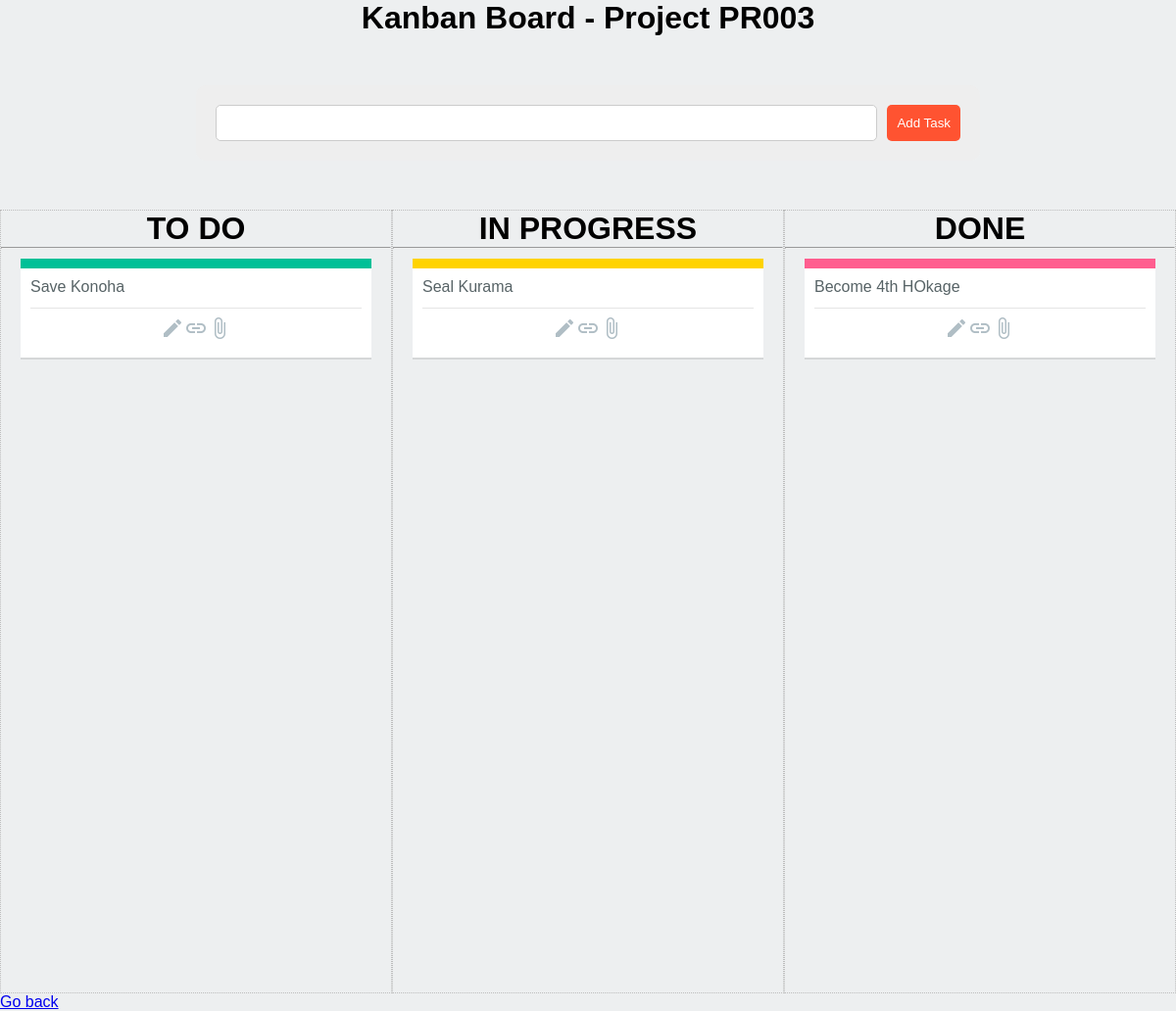
The app's page /kanban/PR003 with its own data.
### app.py (models this page shows)
class Task(db.Model):
    id = db.Column(db.Integer, primary_key=True)
    title = db.Column(db.String(200), nullable=False)
    status = db.Column(db.String(20), nullable=False)
    date_created = db.Column(db.DateTime, default=datetime.utcnow)
    project_number = db.Column(db.String(50), db.ForeignKey(
        'new_project.project_number'), nullable=False)

### app.py (the view)
@app.route('/kanban/<project_number>', methods=['GET', 'POST'])
def kanban(project_number):
    tasks = Task.query.filter_by(project_number=project_number).all()
    return render_template('test_kanban.html', tasks=tasks, project_number=project_number)

### templates/test_kanban.html (shortened to what this page needs)
<!DOCTYPE html>
<html lang="en">
  <head>
    <link rel="stylesheet" href="/static/css/style.css" />
  </head>
  <body>
    {% if project_number %}
    <h1 style="text-align: center">
      Kanban Board - Project {{ project_number }}
    </h1>
    {% else %}
    <h1>No project number found</h1>
    {% endif %}
    <div class="page">
      <form action="/add" method="post">
        <input type="text" id="input-field" name="title" required />
        <input type="submit" value="Add Task" />
      </form>
    </div>
   <div class="wrap" id="multi">
       <div class="dragBox" id="drag1">
        <h1 style="text-align: center;">TO DO</h1>
        <hr>
          {% for task in tasks if task.status == 'To Do' %}
            <div id="{{ task.id }}" class="task" data-id="{{ task.id }}"   onclick="expandCard(this, event)">
               <div class="cardMini ">
                   <div class="header color-green"></div>
                   <div class="content" data-id="{{ task.id }}" >
                      {{ task.title }}
                      <div class="actions">
                        <i class="material-icons"> edit</i>
                        <i class="material-icons">insert_link</i>
                        <i class="material-icons">attach_file</i>
                      </div>
                    </div>
               </div>
           </div>
           {% endfor %}
       </div>
       <div class="dragBox" id="drag2">
        <h1 style="text-align: center;">IN PROGRESS</h1>
        <hr>
          {% for task in tasks if task.status == 'In Progress' %}
              <div id="{{ task.id }}" class="task" data-id="{{ task.id }}" onclick="expandCard(this, event)">
              <div class="cardMini ">
                   <div class="header color-yellow"></div>
                   <div class="content" data-id="{{ task.id }}">
                      {{ task.title }}
                      <div class="actions">
                        <i class="material-icons"> edit</i>
                        <i class="material-icons">insert_link</i>
                        <i class="material-icons">attach_file</i>
                      </div>
                    </div>
               </div>
           </div>
           {% endfor %}
          </div>
       <div class="dragBox" id="drag3">
        <h1 style="text-align: center;">DONE</h1>
        <hr>
          {% for task in tasks if task.status == 'Done' %}
              <div id="{{ task.id }}" class="task" data-id="{{ task.id }}" onclick="expandCard(this, event)">
              <div class="cardMini ">
                   <div class="header color-red"></div>
                   <div class="content" data-id="{{ task.id }}">
                      {{ task.title }}
                      <div class="actions" >
                        <i class="material-icons"> edit</i>
                        <i class="material-icons">insert_link</i>
                        <i class="material-icons">attach_file</i>
                      </div>
                    </div>
               </div>
           </div>
           {% endfor %}
        </div>
   </div>
    <a href="/all_project">Go back</a>
  </body>
</html>

### static/css/style.css (style rules this page uses)
* { margin: 0; padding: 0; }
html, body { height: 100%; font-family: "Arial Hebrew", Arial, sans-serif; background-color: #edeff0; }
[draggable] { -moz-user-select: none; -khtml-user-select: none; -webkit-user-select: none; user-select: none; -khtml-user-drag: element; -webkit-user-drag: element; }
.wrap { display: table; table-layout: fixed; width: 100%; height: 100%; }
.dragBox { display: table-cell; width: 100%; height: 100%; border: 1px dotted #bdbdbd; }
.task { position: relative; color: #576366; margin: 10px 20px; -webkit-animation: panel-fade-up 0.4s ease; -moz-animation: panel-fade-up 0.4s ease; animation: panel-fade-up 0.4s ease; -webkit-box-shadow: 0 2px 0 rgba(0, 0, 0, 0.1); -moz-box-shadow: 0 2px 0 rgba(0, 0, 0, 0.1); box-shadow: 0 2px 0 rgba(0, 0, 0, 0.1); }
.cardMini { position: relative; opacity: 1; }
.cardMini .header { height: 10px; width: 100%; }
.cardMini .content { background-color: #ffffff; padding: 10px; }
.header { height: 10px; width: 100%; }
.color-green { background-color: #00c097; }
.color-red { background-color: #ff5e8f; }
.color-yellow { background-color: #ffd300; }
.page { width: 800px; margin: 50px auto; max-width: 100%; }
form { background-color: #eee; padding: 20px; display: flex; border-radius: 10px; -webkit-border-radius: 10px; -moz-border-radius: 10px; -ms-border-radius: 10px; -o-border-radius: 10px; }
form input { padding: 10px; border-radius: 5px; -webkit-border-radius: 5px; -moz-border-radius: 5px; -ms-border-radius: 5px; -o-border-radius: 5px; border: none; outline: none; }
form input[type="text"] { flex-grow: 1; border: 1px solid #ccc; }
form input[type="submit"] { margin-left: 10px; background-color: #ff5331; color: white; cursor: pointer; }
.actions { display: flex; justify-content: center; align-items: center; border-top: 1px solid rgba(0, 0, 0, 0.1); margin-top: 12px; font-size: 8px; line-height: normal; width: 100%; color: #b0bec5; padding: 8px; box-sizing: border-box; }

### records on screen
Task: title "Save Konoha"
Task: title "Seal Kurama"
Task: title "Become 4th HOkage"

### other values on screen
{{ project_number }} "PR003"
